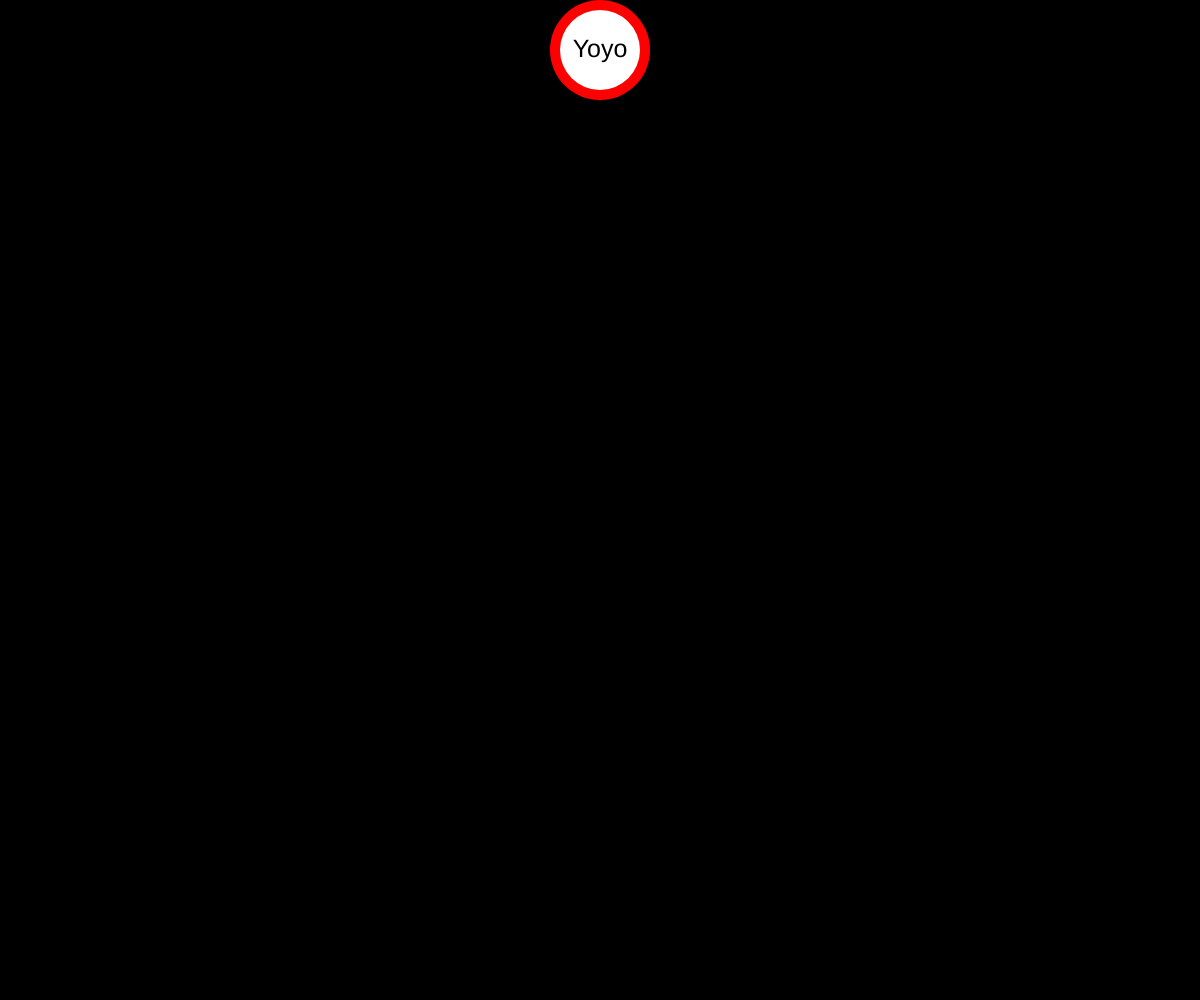
Frame 1 (no input)
Frame 60 (no input): identical to frame 1, image omitted
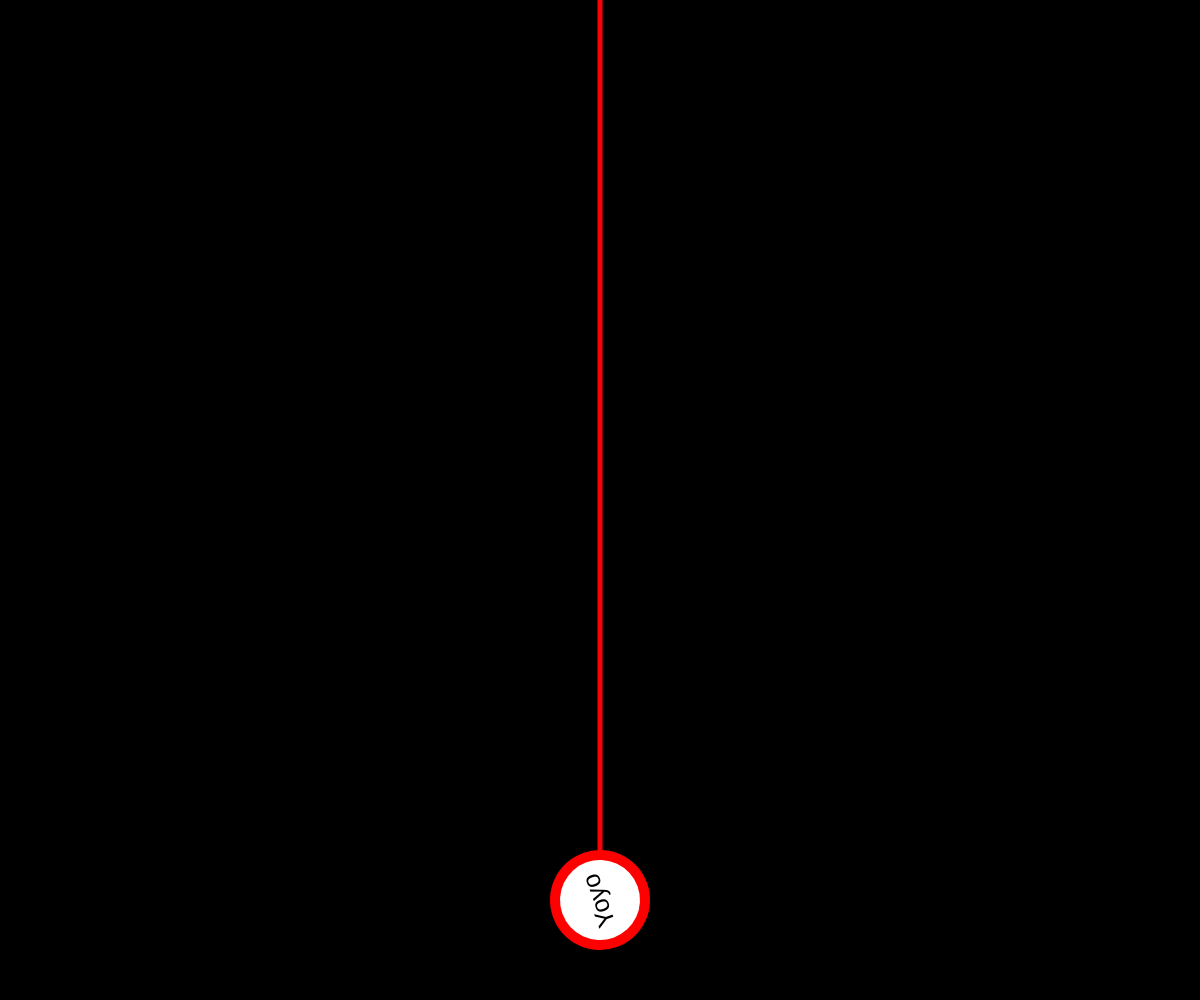
Frame 120 (the mouse pressed at the canvas centre since frame 60)

The p5.js sketch that drew these frames (run headless with seeded random() and noise() and a simulated clock; from frame 60 on, the mouse is pressed at the canvas centre):

// p5.js sketch
// ── sketch.js
let radio = 100;
let radio_2 = 80;
let posX;
let posY;
let movimientoYoyo;
let cuerda;
let angulo = 0;

function setup() {
  createCanvas(windowWidth, windowHeight);
  movimientoYoyo = false;
  posX = width / 2;
  posY = 50;
  cuerda = 200;
}

function draw() {
  background("#000000");
  // Cuerda
  stroke("#ff0000");
  strokeWeight(5);
  line(posX, posY - 50 + radio / 2, posX, 0);

  // Yoyo
  translate(posX, posY); // permite que yo cambie el punto de origen en las cordenadas

  // circulo grande
  rotate(angulo);
  fill("#ff0000");
  noStroke();
  circle(0, 0, radio);

  // circulo pequeño
  fill("#ffffff");
  noStroke();
  circle(0, 0, radio_2);

  // voy a escribir la palabra y que gire dentro para eso cree la variable angulo donde podre definir valores y usarlos dentro de rotate y hacer girar el yoyo

  // Palabra Yoyo
  fill("#000000");
  // cordenadas en x y y de alineación en textAlign
  textAlign(CENTER, CENTER);
  textSize(25);
  text("Yoyo", 0, 0);

  // una vez que termine de centrar todo los elementos de mi yoyito debo restablecer las coordenadas para que solo afecte a lo quer viene despues en las sigueientes lineas de códgio
  resetMatrix();

  // ascensor
  // Si la variable con true o false es en este caso true esta aumente en
  if (movimientoYoyo) {
    posY += 20;
    angulo += 0.5;
    // El else actua por que la variable no es true podria decirse con encambio o en contraposición
  } else {
    // Si la posición en Y es mayor que 50 entonces esta disminuye en
    if (posY > 50) {
      // Verifica que no supere la posición inicial
      posY -= 15;
      angulo += 0.3;
    }
  }
  // limites
  if (posY > height - radio) {
    posY = height - radio;
  }
}

function mousePressed() {
  movimientoYoyo = true;
}
function mouseReleased() {
  movimientoYoyo = false;
}

// ── style.css
html,
body {
  font-family: "Times New Roman", Times, serif;
  margin: 0;
  padding: 0;
}

canvas {
  display: block;
}
